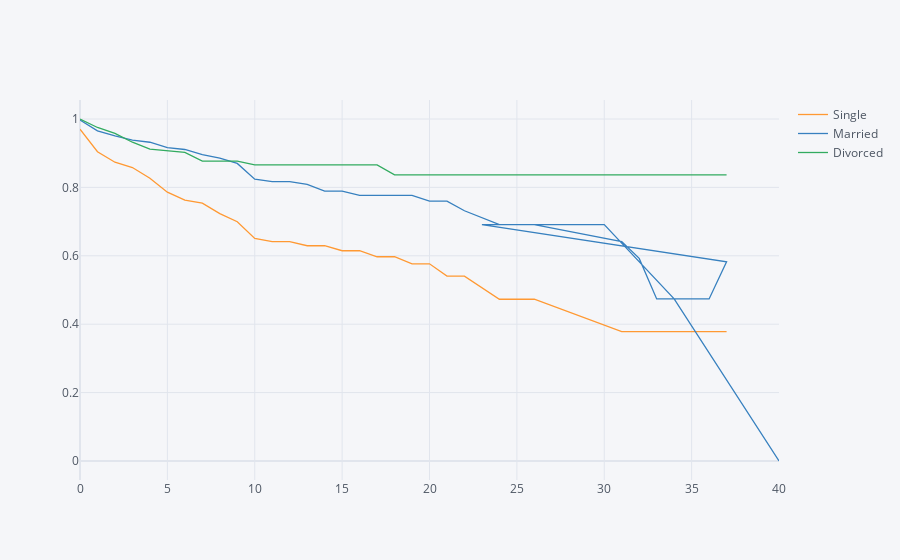

Notebook code for this chart:
### Markdown cell above
## 4. Let's switch to looking at retention rates from another demographic perspective: marital status. Generate and plot survival curves for the different marital statuses by number of years at the company.

### Code cell
survival(data, 'MaritalStatus', 'YearsAtCompany', 'Attrition').iplot()

### Figure 1 — Plotly figure (JSON) as saved in the notebook; plotly's stock layout.template omitted (floating-point values rounded to 4 significant figures)
{"data": [{"line": {"color": "rgba(255, 153, 51, 1.0)", "dash": "solid", "shape": "linear", "width": 1.3}, "mode": "lines", "name": "Single", "text": "", "type": "scatter", "x": [0, 1, 2, 3, 4, 5, 6, 7, 8, 9, 10, 11, 12, 13, 14, 15, 16, 17, 18, 19, 20, 21, 22, 24, 26, 31, 32, 33, 36, 37, 23, 25, 27, 29, 30, 34, 40], "y": [0.9702, 0.9044, 0.8736, 0.8581, 0.8268, 0.7861, 0.7628, 0.754, 0.7234, 0.6997, 0.6507, 0.6413, 0.6413, 0.6294, 0.6294, 0.6148, 0.6148, 0.5972, 0.5972, 0.5766, 0.5766, 0.5406, 0.5406, 0.473, 0.473, 0.3784, 0.3784, 0.3784, 0.3784, 0.3784, "", "", "", "", "", "", ""]}, {"line": {"color": "rgba(55, 128, 191, 1.0)", "dash": "solid", "shape": "linear", "width": 1.3}, "mode": "lines", "name": "Married", "text": "", "type": "scatter", "x": [0, 1, 2, 3, 4, 5, 6, 7, 8, 9, 10, 11, 12, 13, 14, 15, 16, 17, 18, 19, 20, 21, 22, 24, 26, 31, 32, 33, 36, 37, 23, 25, 27, 29, 30, 34, 40], "y": [0.997, 0.9654, 0.9506, 0.9381, 0.932, 0.9164, 0.9109, 0.8958, 0.8858, 0.8702, 0.8239, 0.817, 0.817, 0.8086, 0.7894, 0.7894, 0.7768, 0.7768, 0.7768, 0.7768, 0.7599, 0.7599, 0.7318, 0.6911, 0.6911, 0.6418, 0.5924, 0.4739, 0.4739, 0.5825, 0.6911, 0.6911, 0.6911, 0.6911, 0.6911, 0.4739, 0]}, {"line": {"color": "rgba(50, 171, 96, 1.0)", "dash": "solid", "shape": "linear", "width": 1.3}, "mode": "lines", "name": "Divorced", "text": "", "type": "scatter", "x": [0, 1, 2, 3, 4, 5, 6, 7, 8, 9, 10, 11, 12, 13, 14, 15, 16, 17, 18, 19, 20, 21, 22, 24, 26, 31, 32, 33, 36, 37, 23, 25, 27, 29, 30, 34, 40], "y": [1, 0.9752, 0.9581, 0.9321, 0.9122, 0.9078, 0.9021, 0.8769, 0.8769, 0.8769, 0.8657, 0.8657, 0.8657, 0.8657, 0.8657, 0.8657, 0.8657, 0.8657, 0.8368, 0.8368, 0.8368, 0.8368, 0.8368, 0.8368, 0.8368, 0.8368, 0.8368, 0.8368, 0.8368, 0.8368, 0.8368, 0.8368, 0.8368, 0.8368, "", "", ""]}], "layout": {"legend": {"bgcolor": "#F5F6F9", "font": {"color": "#4D5663"}}, "paper_bgcolor": "#F5F6F9", "plot_bgcolor": "#F5F6F9", "title": {"font": {"color": "#4D5663"}}, "xaxis": {"gridcolor": "#E1E5ED", "showgrid": true, "tickfont": {"color": "#4D5663"}, "title": {"font": {"color": "#4D5663"}, "text": ""}, "zerolinecolor": "#E1E5ED"}, "yaxis": {"gridcolor": "#E1E5ED", "showgrid": true, "tickfont": {"color": "#4D5663"}, "title": {"font": {"color": "#4D5663"}, "text": ""}, "zerolinecolor": "#E1E5ED"}}}
